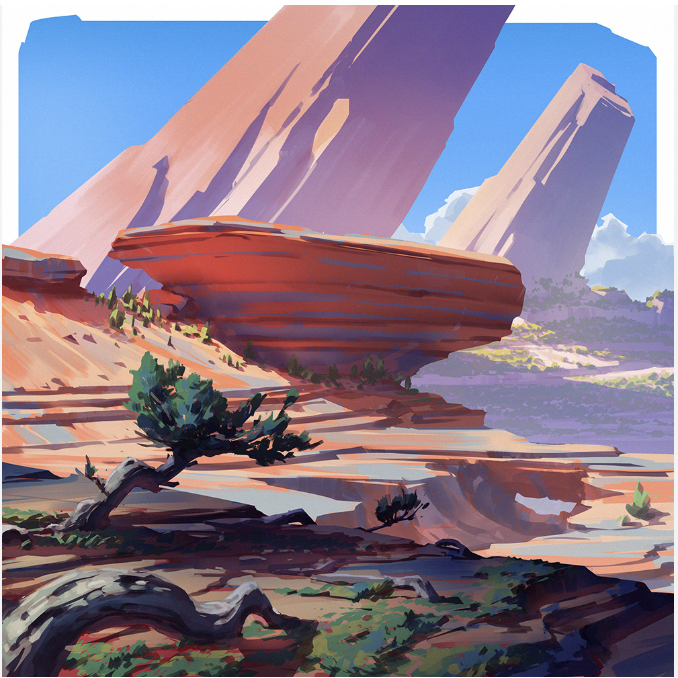
#> input picture puzzle.png, 678 x 678 px
$ python split_image.py
#> lines starting #> are read from the running program, lines starting #| are printed output that depends on the picture
from PIL import Image
import os

def split_image(image_path, grid_size=2):
    """Splits an image into equal tiles based on the grid size."""
#> called with image_path = 'puzzle.png', grid_size = 2
    image = Image.open(image_path)
#> image is the input picture: PIL image 678x678 RGBA; mean R, G, B, A 139.1, 122.8, 139, 255
    width, height = image.size
#> width = 678; height = 678
    tile_width = width // grid_size
#> tile_width = 339
    tile_height = height // grid_size
#> tile_height = 339

    tiles = []
    for i in range(grid_size):
        for j in range(grid_size):
            left = j * tile_width
            upper = i * tile_height
            right = left + tile_width
            lower = upper + tile_height
            tile = image.crop((left, upper, right, lower))
            tiles.append(tile)
#> after the loop, tiles = 4 items

    return tiles

image_path = "puzzle.png"

# Split image
tiles = split_image(image_path)
#> tiles = 4 items

# Create folder for tiles
tile_folder = "puzzle_tiles"
os.makedirs(tile_folder, exist_ok=True)

# Save tiles and store paths
tile_paths = []
for idx, tile in enumerate(tiles):
    tile_path = os.path.join(tile_folder, f"tile_{idx}.png")
    tile.save(tile_path)
    tile_paths.append(tile_path)
#> this loop made 4 passes
#> pass 1, `tile.save(tile_path)`:
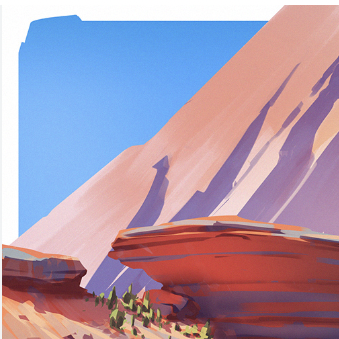
#> saved as tile_0.png: PIL image 339x339 RGBA; mean R, G, B, A 171.2, 149.8, 170, 255
#> pass 2, `tile.save(tile_path)`:
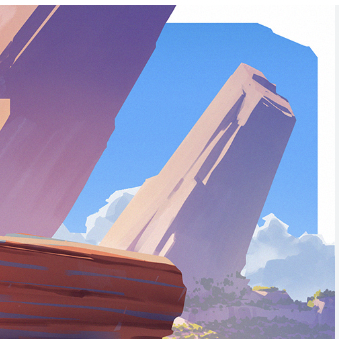
#> saved as tile_1.png: PIL image 339x339 RGBA; mean R, G, B, A 150.4, 145.3, 180, 255
#> after the loop, tile_paths = ['puzzle_tiles/tile_0.png', 'puzzle_tiles/tile_1.png', 'puzzle_tiles/tile_2.png', 'puzzle_tiles/tile_3.png']

print("Image split into tiles:", tile_paths)
#| Image split into tiles: ['puzzle_tiles/tile_0.png', 'puzzle_tiles/tile_1.png', 'puzzle_tiles/tile_2.png', 'puzzle_tiles/tile_3.png']

$ run again, with start_state.png copied over puzzle.png
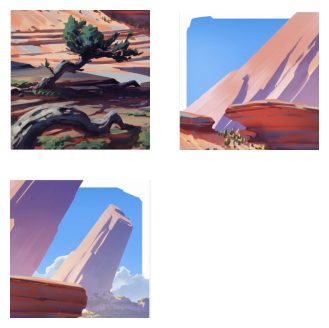
#> input picture start_state.png, 329 x 328 px
#> in split_image, image is the input picture: PIL image 329x328 RGBA; mean R, G, B, A 195, 186.4, 196.3, 255
#> after the loop in split_image, `for i in range(grid_size):`: tiles = 4 items
#> the loop `for idx, tile in enumerate(tiles):` made 4 passes
#> pass 1, `tile.save(tile_path)`:
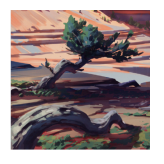
#> saved as tile_0.png: PIL image 164x164 RGBA; mean R, G, B, A 152.8, 137.6, 137.1, 255
#> pass 2, `tile.save(tile_path)`:
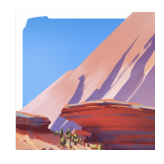
#> saved as tile_1.png: PIL image 164x164 RGBA; mean R, G, B, A 193.5, 178, 192.7, 255
#> after the loop `for idx, tile in enumerate(tiles):`: tile_paths = ['puzzle_tiles/tile_0.png', 'puzzle_tiles/tile_1.png', 'puzzle_tiles/tile_2.png', 'puzzle_tiles/tile_3.png']
#| Image split into tiles: ['puzzle_tiles/tile_0.png', 'puzzle_tiles/tile_1.png', 'puzzle_tiles/tile_2.png', 'puzzle_tiles/tile_3.png']
